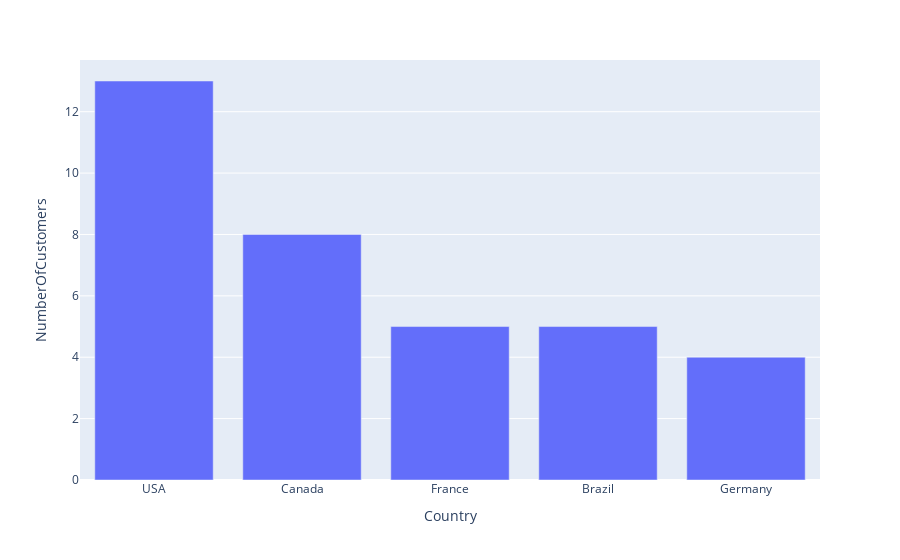

Notebook code cell kept with this figure:
### Code cell
vn.ask("What are the top 5 countries with the highest number of customers")

### Figure 1 — Plotly figure (JSON) as saved in the notebook; plotly's stock layout.template omitted (floating-point values rounded to 4 significant figures)
{"data": [{"alignmentgroup": "True", "hovertemplate": "Country=%{x}<br>NumberOfCustomers=%{y}<extra></extra>", "legendgroup": "", "marker": {"color": "#636efa", "pattern": {"shape": ""}}, "name": "", "offsetgroup": "", "orientation": "v", "showlegend": false, "textposition": "auto", "type": "bar", "x": ["USA", "Canada", "France", "Brazil", "Germany"], "xaxis": "x", "y": [13, 8, 5, 5, 4], "yaxis": "y"}], "layout": {"barmode": "relative", "legend": {"tracegroupgap": 0}, "margin": {"t": 60}, "xaxis": {"anchor": "y", "domain": [0, 1], "title": {"text": "Country"}}, "yaxis": {"anchor": "x", "domain": [0, 1], "title": {"text": "NumberOfCustomers"}}}}
